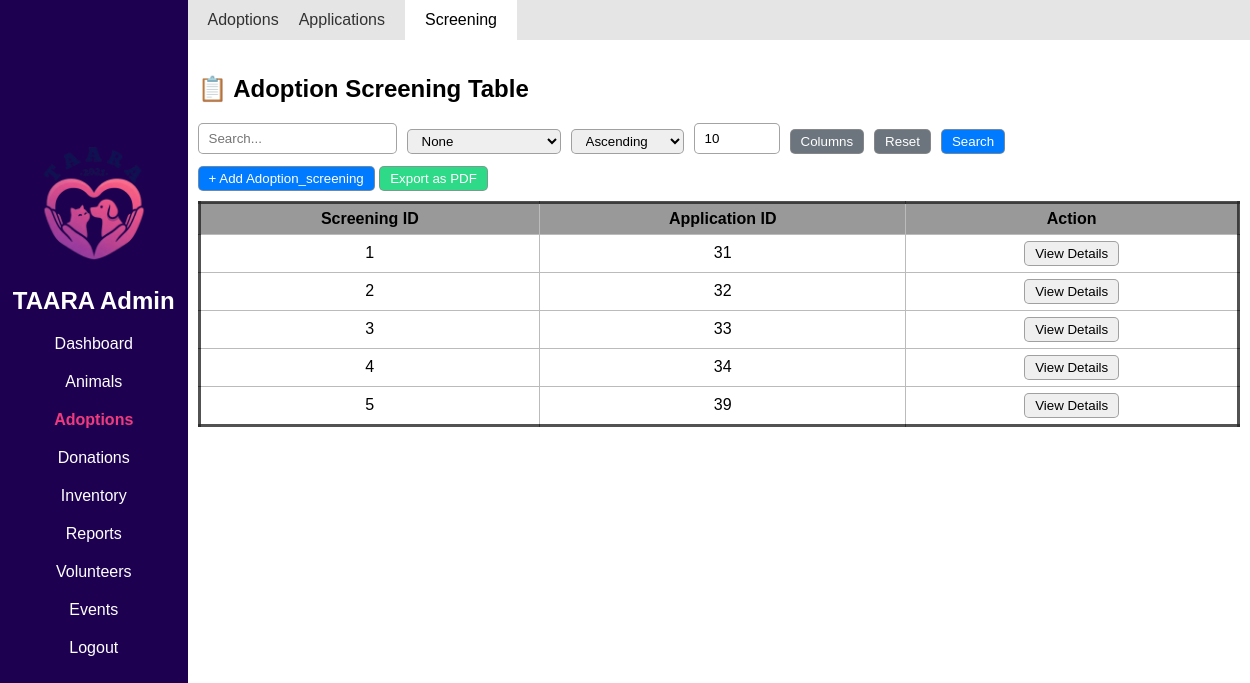
The app's page /Admin/adoptions-screening.php with its own data.
### tables this page shows
CREATE TABLE `adoption_screening` (
  `screening_id` int(25) NOT NULL,
  `a_application_id` int(25) NOT NULL,
  `housing` varchar(255) NOT NULL,
  `reason` varchar(255) NOT NULL,
  `own_pets` varchar(255) NOT NULL,
  `time_dedicated` varchar(255) NOT NULL,
  `children_info` varchar(255) NOT NULL,
  `financial_ready` varchar(255) NOT NULL,
  `breed_interest` varchar(255) NOT NULL,
  `allergy_info` varchar(255) NOT NULL,
  `alone_time_plan` varchar(255) NOT NULL,
  `researched_breed` varchar(255) NOT NULL
);

### includes/db_connection.php (called while the page is built, shortened)
<?php
function connect() {
    $servername =  "localhost";
    $username =  "root";
    $password =  "";
    $dbname =  "taara_db";
    $conn = new mysqli($servername, $username, $password, $dbname);
    return $conn;
}
class DatabaseCRUD {
    private $conn;
    private $table;
    public function __construct($table) {
        $this->conn = connect();
        $this->table = $table;
        $this->columns = $this->getTableColumns();
    }
    private function getTableColumns() {
        $query = "SHOW COLUMNS FROM `$this->table`";
        $result = $this->conn->query($query);
        $cols = [];
        while ($row = $result->fetch_assoc()) {
            $cols[$row['Field']] = $row;
        }
        return $cols;
    }
    public function readAll() {
        $sql = "SELECT * FROM {$this->table}";
        $result = $this->conn->query($sql);
        $rows = [];
        if ($result && $result->num_rows > 0) {
            while ($row = $result->fetch_assoc()) {
                $rows[] = $row;
            }
        }
        return $rows;
    }
}

### Admin/adoptions-screening.php (the view, shortened to what this page needs)
<?php
include "../includes/db_connection.php";
include "../Admin/admin_ui.php";
$tableName = 'adoption_screening';
$crud = new DatabaseCRUD($tableName);
$tableData = $crud->readAll();
$fieldsConfig = [
    'screening_id' => 'id',
    'a_application_id' => 'fk',
    'housing' => ['apartment', 'house', 'other'],
    'reason' => ['companion for child', 'companion for other pets', 'companion for self', 'service animal', 'security'],
    'own_pets' => ['yes', 'no'],
    'time_dedicated' => ['1-2 hours every day', 'Only during my free time', 'I have no time'],
    'children_info' => 'textarea',
    'financial_ready' => ['yes', 'no', 'My family are my pets provider'],
    'breed_interest' => 'textarea',
    'allergy_info' => 'textarea',
    'alone_time_plan' => 'textarea',
    'researched_breed' => ['yes I am well aware', 'no']
];
$foreignKeys = [
];
$fkCache = [];
$fieldLabels = [
    'screening_id' => 'Screening ID',
    'a_application_id' => 'Application ID',
    'housing' => '1. What type of housing do you live in?',
    'reason' => '2. Reason for adopting a pet?',
    'own_pets' => '3. Have you previously owned pets?',
    'time_dedicated' => '4. How much time are you willing to dedicate to daily exercise and play time?',
    'children_info' => '5. Do you have a house with children? If YES, state the age and your ability to manage. If NONE, put N/A',
    'financial_ready' => '6. Are you prepared for the financial responsibilities of owning a pet?',
    'breed_interest' => '7. What size and breed are you interested in and why?',
    'allergy_info' => '8. Does anyone in your family have a known allergy to animals? If YES, how will you manage it? If NONE, put N/A',
    'alone_time_plan' => '9. How long do you plan to leave your pet alone during the day? Do you have a plan for their care if youre away?',
    'researched_breed' => '10. Have you researched the needs and characteristics of the breed you are interested in adopting?'
];
$visibleColumns = $_SESSION['visibleColumns'];
function e($v){ return htmlspecialchars($v ?? '', ENT_QUOTES); }
include "../includes/post_handler.php";
?>
<!DOCTYPE html>
<html>
<head>
<link rel="stylesheet" href="../CSS/admin_style.css">
</head>
<body>
<?= displayNav('adoptions'); ?>
<main class="content flex-c">
    <header class='top-nav flex-r'>
        <a href='adoptions-records.php'>Adoptions</a>
        <a href='adoptions-application.php'>Applications</a>
        <a href='adoptions-screening.php' class='top-active'>Screening</a>
    </header>
    <div style='padding-inline:10px;'>
        <h2>📋 <?= ucwords(str_replace('_',' ',$tableName)) ?> Table</h2>
        <form method="POST" enctype="multipart/form-data" style="margin-bottom:12px;">
            <div class="search-group">
                <input type="text" name="search_bar" class="search-bar" placeholder="Search..." value="<?= e($_POST['search_bar'] ?? '') ?>">
                <select name="search_by">
                    <option value="none">None</option>
                </select>
                <select name="order_by" placeholder='Order by'>
                    <option value="ascending" <?= (isset($_POST['order_by']) && $_POST['order_by']==='ascending')?'selected':'' ?>>Ascending</option>
                </select>
                <input type="number" name="num_of_results" min="1" max="1000" value="<?= intval($_POST['num_of_results']??10) ?>" placeholder='Results shown'>
                <button type="button" class="btn btn-secondary" onclick="toggleColumnSelector()">Columns</button>
                <button type="submit" name="reset_btn" class="btn btn-secondary">Reset</button >
                <button type="submit" name="search_btn" class="btn btn-primary">Search</button>
            </div>
        </form>
        <button class="btn btn-primary" onclick="openSharedModal('add')">+ Add <?= ucwords($tableName) ?></button>
        <a href="../export/export_pdf.php?table=<?=$tableName?>" target="_blank"><button type='button' class="btn btn-success">Export as PDF</button></a>
        <div class="result-table">
            <table class="rounded-border">
                <thead>
                <tr>
                    <?php foreach($visibleColumns as $f): ?>
                        <?php
                            if(isset($foreignKeys[$f])) {
                                $label = $foreignKeys[$f]['label'];
                                echo "<th>" . e($fieldLabels[$f] ?? ucwords(str_replace('_',' ',$f))) . "</th>";
                            } else {
                                echo "<th>" . e($fieldLabels[$f] ?? ucwords(str_replace('_',' ',$f))) . "</th>";
                            }
                        ?>
                    <?php endforeach; ?>
                    <th>Action</th>
                </tr>
                </thead>
                <tbody>
                <?php foreach($tableData as $row): ?>
                <tr>
                    <?php foreach($visibleColumns as $f): ?>
                        <?php if ($fieldsConfig[$f] === 'image'): ?>
                            <?php
                                $imgFile = $row[$f] ?? '';
                                $imgPath = "../Assets/UserGenerated/" . $imgFile;
                                $exists = !empty($imgFile) && file_exists(__DIR__ . "/../Assets/UserGenerated/" . $imgFile);
                            ?>
                            <td>
                                <?php if ($exists): ?>
                                    <img
                                        src="<?= $imgPath ?>"
                                        class="thumb-img"
                                        onclick="openImagePreview('<?= $imgPath ?>')">
                                <?php else: ?>
                                    <span>No image</span>
                                <?php endif; ?>
                            </td>
                        <?php elseif(isset($foreignKeys[$f])): ?>
                            <td><?= e($fkCache[$f][$row[$f]] ?? "Unknown") ?></td>
                        <?php else: ?>
                            <td><?= e($row[$f] ?? '') ?></td>
                        <?php endif; ?>
                    <?php endforeach; ?>
                    <td style="width: auto;">
                        <?php $json = htmlspecialchars(json_encode($row, JSON_HEX_APOS | JSON_HEX_QUOT), ENT_QUOTES, 'UTF-8'); ?>
                        <button onclick="openSetPropertyModal( <?= $json ?>)" class='btn btn-info action-btn'>View Details</button>
                    </td>
                </tr>
                <?php endforeach; ?>
                </tbody>
            </table>
        </div>
    </div>
</main>
</body>
</html>

### CSS/admin_style.css (style rules this page uses)
* { font-family: Arial, Helvetica, sans-serif; }
body { margin: 0; }
main { gap: 15px; height: auto; }
table { text-align: center; width: 100%; border-collapse: collapse; margin-block: 10px; }
thead { border-collapse: collapse; background-color: #999999; }
th,td { padding: 6px 8px; border: 1px solid #bbb; }
a { text-decoration: none; color: inherit; }
input, select, datalist, button, textarea { border: 1px solid rgba(141, 141, 141, 0.8); width: auto; border-radius: 5px; height: 25px; padding: 2px 10px; }
.flex-c { display: flex; flex-direction: column; }
.flex-r { display: flex; flex-direction: row; }
.rounded-border { border: 3px solid rgba(39, 39, 39, 0.8); border-radius: 15px; }
.top-nav { width: 100%; height: 5vh; box-shadow: 1px rgba(5, 2, 2, 0.3); display: flex; flex-direction: row; align-items: center; padding-inline: 20px; gap: 20px; background-color: #e5e5e5; color: #323232; }
.top-active { background-color: white; border-radius: 5px; padding: 20px; color: #000000; }
.content { margin-left: 15vw; }
.search-group { gap: 0.2rem; display: flex; align-items: flex-end; gap: 10px; }
.btn { cursor:pointer; place-content: center; place-items: center; }
.btn-primary { background:#007bff; color:#fff; }
.btn-success { background:#2ed987; color:#fff; }
.btn-secondary { background:#6c757d; color:#fff; }

### records on screen
adoption_screening: screening_id "1", a_application "31"
adoption_screening: screening_id "2", a_application "32"
adoption_screening: screening_id "3", a_application "33"
adoption_screening: screening_id "4", a_application "34"
adoption_screening: screening_id "5", a_application "39"

### other values on screen
str_replace('_',' ',$tableName) "Adoption Screening"
$tableName "Adoption_screening"
$fieldLabels[$f] "Screening ID"
$fieldLabels[$f] "Application ID"
